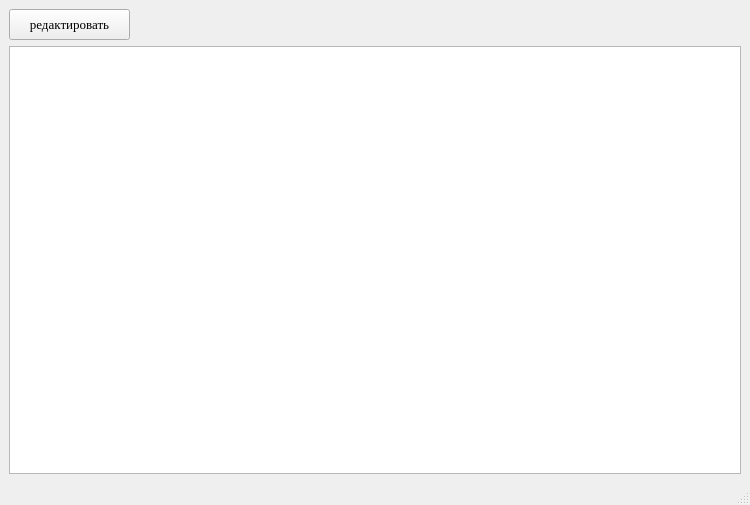
<?xml version="1.0" encoding="UTF-8"?>
<ui version="4.0">
 <class>MainWindow</class>
 <widget class="QMainWindow" name="MainWindow">
  <property name="geometry">
   <rect>
    <x>0</x>
    <y>0</y>
    <width>750</width>
    <height>505</height>
   </rect>
  </property>
  <property name="windowTitle">
   <string>Coffee</string>
  </property>
  <widget class="QWidget" name="centralwidget">
   <layout class="QGridLayout" name="gridLayout">
    <item row="2" column="0">
     <widget class="QTableWidget" name="tableWidget">
      <property name="font">
       <font>
        <family>Times New Roman</family>
        <pointsize>10</pointsize>
       </font>
      </property>
     </widget>
    </item>
    <item row="1" column="0">
     <widget class="QPushButton" name="pushButton">
      <property name="minimumSize">
       <size>
        <width>121</width>
        <height>31</height>
       </size>
      </property>
      <property name="maximumSize">
       <size>
        <width>121</width>
        <height>31</height>
       </size>
      </property>
      <property name="font">
       <font>
        <family>Times New Roman</family>
        <pointsize>10</pointsize>
       </font>
      </property>
      <property name="text">
       <string>редактировать</string>
      </property>
     </widget>
    </item>
   </layout>
  </widget>
  <widget class="QStatusBar" name="statusbar"/>
 </widget>
 <resources/>
 <connections/>
</ui>
